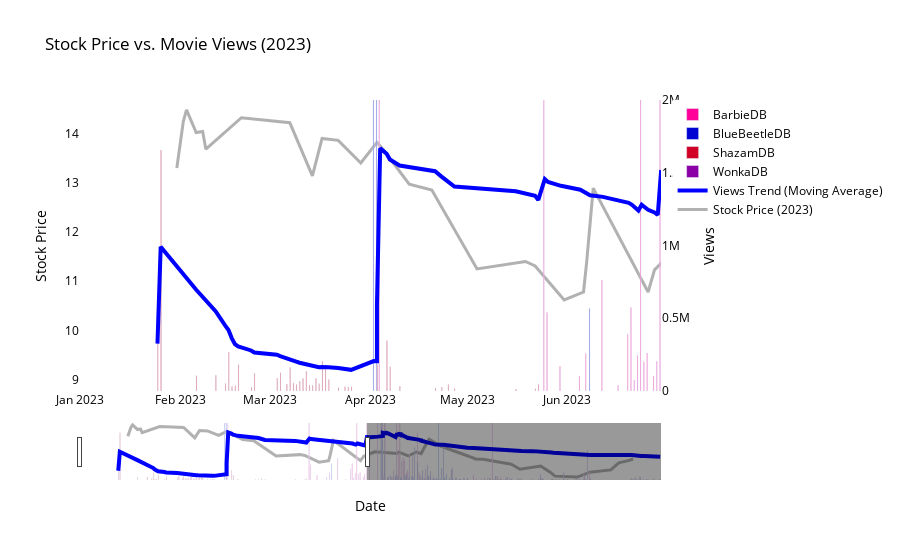

Notebook cell for this chart:
### Code cell
fig = go.Figure()

bar_colors = {
    'BarbieDB': '#ff0099',
    'BlueBeetleDB': '#0003d1',
    'ShazamDB': '#d10026',
    'WonkaDB': '#8a00a6'
}

data = pd.DataFrame({
    'Date': pd.concat([
        pd.Series(BarbieDB_views.index),
        pd.Series(BlueBeetleDB_views.index),
        pd.Series(ShazamDB_views.index),
        pd.Series(WonkaDB_views.index)
    ]),
    'View Count': pd.concat([
        pd.Series(BarbieDB_views.values),
        pd.Series(BlueBeetleDB_views.values),
        pd.Series(ShazamDB_views.values),
        pd.Series(WonkaDB_views.values)
    ]),
    'Movie': (['BarbieDB'] * len(BarbieDB_views) +
              ['BlueBeetleDB'] * len(BlueBeetleDB_views) +
              ['ShazamDB'] * len(ShazamDB_views) +
              ['WonkaDB'] * len(WonkaDB_views))
})

for movie_name in data['Movie'].unique():
    fig.add_trace(go.Bar(
        x=data[data['Movie'] == movie_name]['Date'],
        y=data[data['Movie'] == movie_name]['View Count'],
        name=movie_name,
        yaxis="y2",
        marker=dict(color=bar_colors.get(movie_name, 'lightblue'))
    ))

data_sorted = data.sort_values(by="Date")
data_sorted['Trend'] = data_sorted['View Count'].rolling(window=2000, min_periods=1).mean()

fig.add_trace(go.Scatter(
    x=data_sorted['Date'],
    y=data_sorted['Trend'],
    mode='lines',
    name='Views Trend (Moving Average)',
    line=dict(width=4, color='blue'),
    yaxis="y2"
))

fig.add_trace(go.Scatter(
    x=WBStockFull[WBStockFull['Date'].dt.year == 2023]['Date'],
    y=WBStockFull[WBStockFull['Date'].dt.year == 2023]['Open'],
    mode='lines',
    name='Stock Price (2023)',
    line=dict(width=3, color='rgba(100, 100, 100, 0.5)'),
    yaxis="y1"
))

fig.update_layout(
    title="Stock Price vs. Movie Views (2023)",
    title_font=dict(color="black"),
    xaxis_title="Date",
    xaxis=dict(
        title="Date",
        title_font=dict(color="black"),
        tickfont=dict(color="black"),
        range=[
            pd.Timestamp("2023-01-01"),
            pd.Timestamp("2023-06-30")
        ],
        rangeslider=dict(visible=True),
    ),
    yaxis=dict(
        title="Stock Price",
        title_font=dict(color="black"),
        tickfont=dict(color="black"),
        range=[WBStockFull[WBStockFull['Date'].dt.year == 2023]['Open'].min() - 0.3, WBStockFull[WBStockFull['Date'].dt.year == 2023]['Open'].max() + 0.2],
        side="left",
        showgrid=False
    ),
    yaxis2=dict(
        title="Views",
        title_font=dict(color="black"),
        tickfont=dict(color="black"),
        range=[0, 2000000],
        overlaying="y",
        side="right",
        showgrid=False
    ),
    legend=dict(font=dict(color="black")),
    plot_bgcolor="white",
    paper_bgcolor="white",
    height=800
)

fig.write_html("TESTCHART.html")

fig.show()

### Figure 1 — Plotly figure (JSON) as saved in the notebook; plotly's stock layout.template omitted (floating-point values rounded to 4 significant figures; data arrays with more than 128 entries replaced by an {"elided": "..."} marker saying what was removed)
{"data": [{"marker": {"color": "#ff0099"}, "name": "BarbieDB", "type": "bar", "x": ["2023-04-04", "2023-05-25", "2023-05-26", "2023-05-30", "2023-06-05", "2023-06-07", "2023-06-12", "2023-06-17", "2023-06-20", "2023-06-21", "2023-06-22", "2023-06-23", "2023-06-24", "2023-06-25", "2023-06-26", "2023-06-28", "2023-06-29", "2023-06-30", "2023-07-02", "2023-07-07", "2023-07-10", "2023-07-11", "2023-07-14", "2023-07-16", "2023-07-17", "2023-07-18", "2023-07-19", "2023-07-20", "2023-07-21", "2023-07-22", "2023-07-23", "2023-07-24", "2023-07-25", "2023-07-26", "2023-07-27", "2023-07-29", "2023-08-01", "2023-08-02", "2023-08-03", "2023-08-04", "2023-08-06", "2023-08-07", "2023-08-09", "2023-08-11", "2023-08-21", "2023-08-23", "2023-08-25", "2023-09-05", "2023-09-07", "2023-09-10", "2023-09-12", "2023-09-14", "2023-09-15", "2023-09-16", "2023-09-17", "2023-09-18", "2023-09-20", "2023-09-21", "2023-09-22", "2023-09-23", "2023-09-28", "2023-10-03", "2023-10-05", "2023-10-16", "2023-10-17", "2023-10-18", "2023-10-25", "2023-10-27", "2023-10-29", "2023-11-03", "2023-11-10", "2023-11-13", "2023-11-14", "2023-11-17", "2023-12-13", "2023-12-19", "2023-12-21"], "y": [38324839, 7897135, 539118, 170691, 102983, 258083, 762732, 38062, 391943, 573287, 75182, 246379, 3568316, 200238, 261048, 103183, 204300, 19704013, 1016256, 3147427, 9245622, 161755, 110644, 108594, 343232, 95706, 12240602, 928828, 2066474, 642115, 776140, 682724, 255494, 353106, 915272, 829878, 1644768, 251070, 155154, 144540, 385345, 85727, 79734, 112918, 51357, 439159, 44830, 157455, 44554, 31724, 63486, 60103, 74441, 54487, 5351337, 22732, 138106, 33359, 85263, 25000, 50597, 65194, 45437, 39307, 68069, 17314, 38441, 26700, 29964, 22094, 32694, 42241, 15776, 276909, 67358, 90579, 33336], "yaxis": "y2"}, {"marker": {"color": "#0003d1"}, "name": "BlueBeetleDB", "type": "bar", "x": ["2023-04-02", "2023-04-03", "2023-06-08", "2023-07-09", "2023-07-10", "2023-07-11", "2023-07-13", "2023-07-15", "2023-07-17", "2023-07-18", "2023-07-19", "2023-07-20", "2023-07-21", "2023-07-22", "2023-07-24", "2023-07-25", "2023-07-26", "2023-07-28", "2023-07-29", "2023-07-30", "2023-08-01", "2023-08-03", "2023-08-04", "2023-08-05", "2023-08-07", "2023-08-08", "2023-08-09", "2023-08-10", "2023-08-11", "2023-08-12", "2023-08-13", "2023-08-14", "2023-08-15", "2023-08-16", "2023-08-17", "2023-08-18", "2023-08-19", "2023-08-21", "2023-08-22", "2023-08-23", "2023-08-25", "2023-08-27", "2023-08-28", "2023-08-30", "2023-09-01", "2023-09-19", "2023-09-25", "2023-09-26", "2023-09-29", "2023-10-04", "2023-10-12", "2023-10-17", "2023-10-19", "2023-10-24", "2023-11-01", "2023-11-03", "2023-11-08"], "y": [2087804, 13257806, 567322, 2968402, 1468999, 879680, 105110, 153875, 29379, 171092, 156002, 55063, 83432, 53083, 158249, 167045, 59860, 131787, 92791, 1131958, 623764, 29624, 331615, 50160, 520654, 146629, 312442, 20495, 71786, 33013, 63679, 2975333, 31911, 403754, 1274668, 81305, 189797, 72363, 367312, 61335, 82920, 38398, 37212, 58029, 71582, 134760, 31959, 109337, 32457, 22701, 25858, 203396, 16300, 23413, 13429, 11671, 19237], "yaxis": "y2"}, {"marker": {"color": "#d10026"}, "name": "ShazamDB", "type": "bar", "x": ["2023-01-25", "2023-01-26", "2023-02-06", "2023-02-12", "2023-02-15", "2023-02-16", "2023-02-17", "2023-02-18", "2023-02-19", "2023-02-23", "2023-02-24", "2023-03-03", "2023-03-04", "2023-03-06", "2023-03-07", "2023-03-08", "2023-03-09", "2023-03-10", "2023-03-11", "2023-03-12", "2023-03-13", "2023-03-14", "2023-03-15", "2023-03-16", "2023-03-17", "2023-03-18", "2023-03-19", "2023-03-22", "2023-03-24", "2023-03-25", "2023-03-26", "2023-04-03", "2023-04-06", "2023-04-07", "2023-04-10", "2023-04-21", "2023-04-23", "2023-04-25", "2023-04-27", "2023-05-16", "2023-05-22", "2023-05-23"], "y": [325937, 1656813, 105517, 107610, 51028, 267404, 30165, 35260, 180149, 26036, 121471, 87478, 126064, 48398, 161999, 54249, 44151, 66531, 86047, 135895, 41814, 39809, 87261, 49058, 207039, 176862, 78268, 23139, 28814, 27713, 28585, 180166, 344867, 165884, 32170, 20923, 27432, 44264, 16777, 14286, 15919, 46929], "yaxis": "y2"}, {"marker": {"color": "#8a00a6"}, "name": "WonkaDB", "type": "bar", "x": ["2023-07-11", "2023-10-17", "2023-10-18", "2023-10-24", "2023-10-31", "2023-11-08", "2023-11-10", "2023-11-13", "2023-11-14", "2023-11-15", "2023-11-17", "2023-12-13", "2023-12-14", "2023-12-15", "2023-12-16", "2023-12-17", "2023-12-18", "2023-12-22", "2023-12-23", "2023-12-26", "2023-12-27", "2023-12-30", "2023-12-31"], "y": [4510720, 26580, 49011, 19219, 267076, 45451, 27240, 222342, 17347, 1052367, 61746, 26876, 43542, 97705, 36180, 16880, 121838, 23802, 14783, 14550, 34732, 13690, 22164], "yaxis": "y2"}, {"line": {"color": "blue", "width": 4}, "mode": "lines", "name": "Views Trend (Moving Average)", "type": "scatter", "x": {"elided": "199 str values"}, "y": {"elided": "199 float values"}, "yaxis": "y2"}, {"line": {"color": "rgba(100, 100, 100, 0.5)", "width": 3}, "mode": "lines", "name": "Stock Price (2023)", "type": "scatter", "x": ["2023-12-14T00:00:00", "2023-12-11T00:00:00", "2023-12-05T00:00:00", "2023-11-30T00:00:00", "2023-11-17T00:00:00", "2023-11-13T00:00:00", "2023-11-09T00:00:00", "2023-10-26T00:00:00", "2023-10-23T00:00:00", "2023-10-17T00:00:00", "2023-10-04T00:00:00", "2023-09-29T00:00:00", "2023-09-28T00:00:00", "2023-09-25T00:00:00", "2023-09-11T00:00:00", "2023-09-06T00:00:00", "2023-09-05T00:00:00", "2023-08-16T00:00:00", "2023-08-08T00:00:00", "2023-08-07T00:00:00", "2023-08-03T00:00:00", "2023-07-31T00:00:00", "2023-07-26T00:00:00", "2023-07-20T00:00:00", "2023-07-19T00:00:00", "2023-07-05T00:00:00", "2023-06-28T00:00:00", "2023-06-26T00:00:00", "2023-06-19T00:00:00", "2023-06-09T00:00:00", "2023-06-07T00:00:00", "2023-06-06T00:00:00", "2023-05-31T00:00:00", "2023-05-22T00:00:00", "2023-05-19T00:00:00", "2023-05-05T00:00:00", "2023-05-04T00:00:00", "2023-04-20T00:00:00", "2023-04-13T00:00:00", "2023-04-05T00:00:00", "2023-04-03T00:00:00", "2023-03-29T00:00:00", "2023-03-22T00:00:00", "2023-03-17T00:00:00", "2023-03-14T00:00:00", "2023-03-07T00:00:00", "2023-02-20T00:00:00", "2023-02-09T00:00:00", "2023-02-08T00:00:00", "2023-02-06T00:00:00", "2023-02-03T00:00:00", "2023-02-02T00:00:00", "2023-01-31T00:00:00"], "y": [10.95, 10.78, 10.55, 9.82, 9.58, 9.36, 9.07, 9.17, 9.58, 10.22, 9.88, 10.37, 10.43, 10.51, 10.91, 10.94, 11.04, 12.24, 13, 12.74, 11.51, 11.67, 11.26, 11.65, 11.53, 11.69, 11.23, 10.78, 11.66, 12.89, 11.41, 10.78, 10.62, 11.31, 11.4, 11.25, 11.25, 12.85, 12.97, 13.67, 13.82, 13.4, 13.86, 13.9, 13.14, 14.22, 14.32, 13.68, 14.04, 14.02, 14.48, 14.24, 13.3], "yaxis": "y"}], "layout": {"autosize": true, "legend": {"font": {"color": "black"}}, "paper_bgcolor": "white", "plot_bgcolor": "white", "title": {"font": {"color": "black"}, "text": "Stock Price vs. Movie Views (2023)"}, "xaxis": {"range": ["2023-01-01T00:00:00", "2023-06-30T00:00:00"], "rangeslider": {"autorange": true, "range": ["2023-01-01", "2023-12-31 12:00"], "visible": true, "yaxis": {"_template": null, "rangemode": "match"}, "yaxis2": {"_template": null, "rangemode": "match"}}, "tickfont": {"color": "black"}, "title": {"font": {"color": "black"}, "text": "Date"}, "type": "date"}, "yaxis": {"range": [8.77, 14.68], "showgrid": false, "side": "left", "tickfont": {"color": "black"}, "title": {"font": {"color": "black"}, "text": "Stock Price"}, "type": "linear"}, "yaxis2": {"overlaying": "y", "range": [0, 2000000], "showgrid": false, "side": "right", "tickfont": {"color": "black"}, "title": {"font": {"color": "black"}, "text": "Views"}, "type": "linear"}}}
